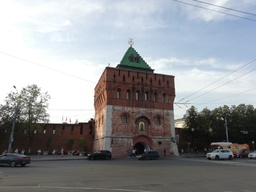
#> input picture 2021/2/inp.jpg, 256 x 192 px, shrunk from 4160 x 3120 before the run
$ python 1.py
#> lines starting #> are read from the running program, lines starting #| are printed output that depends on the picture; after the words box and inside, x2 and y2 are one past the last pixel; in counts of white or black regions, pixels touching at a corner belong together
### utils.py
import cv2


def resize(img, scale_percent=30):
    width = int(img.shape[1] * scale_percent / 100)
    height = int(img.shape[0] * scale_percent / 100)
    dim = (width, height)
    # resize image
    return cv2.resize(img, dim, interpolation=cv2.INTER_AREA)

### 2021/2/1.py
import cv2
import numpy as np
from utils import resize


def sigma(x):
    return 1 / (1 + np.exp(-x))


def adaptive_conv(integral, y_equalize, dst, k = 9):
    filtered = np.empty_like(integral)
    h, w = integral.shape
    for i in range(integral.shape[0]):
        for j in range(integral.shape[1]):
            size = int(k * sigma(1 - dst[i, j]))
            if not size:
                filtered[i, j] = y_equalize[i, j]
                continue
            x0, y0 = max(i - size, 0), max(j - size, 0)
            x1, y1 = min(i + size, h - 1), min(j + size, w - 1)
            filtered[i, j] = integral[x0, y0] + integral[x1, y1] \
                             - integral[x1, y0] - integral[x0, y1]
            filtered[i, j] /= (2 * size) ** 2
            filtered[i, j] = min(filtered[i, j], 255)
    return filtered.astype(np.uint8)


def task(input_path):
#> called with input_path = 'inp.jpg'
    img = cv2.imread(input_path)
#> img is the input picture: shape (192, 256, 3); mean B, G, R 150.4, 147.8, 145.8
    print("Computing... Please wait calmly about two minutes..")
    #cv2.imshow("Original image. Computing... Please wait...", resize(img, 30))
    img = cv2.cvtColor(img, cv2.COLOR_BGR2YUV)
#> img: shape (192, 256, 3); mean of channels 0, 1, 2 147.5, 129.5, 126.5
    y = cv2.cvtColor(cv2.merge([img[:, :, 0]]*3), cv2.COLOR_BGR2GRAY)
    #cv2.imshow("Y", resize(y, 20))
    #cv2.waitKey()
    y_equalize = cv2.equalizeHist(y)
    #cv2.imshow("Equalized", resize(y_equalize, 20))
    #cv2.waitKey()
    Canny = cv2.Canny(y_equalize, 100, 200)
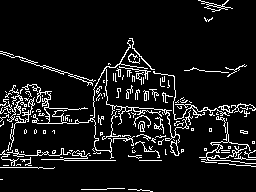
#> Canny: shape (192, 256); 8.8% white in thin lines or dots
    #cv2.imshow("Canny", resize(Canny, 20))
    #cv2.waitKey()
    # Find corners
    dst = cv2.cornerHarris(Canny, 5, 3, 4e-3)
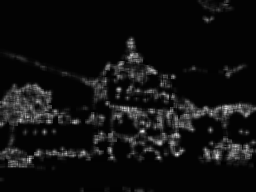
#> dst: shape (192, 256) float32; min -0.00144, max 0.0998, mean 0.00552; drawn with min black and max white
    # Normalizing
    dst_norm = np.empty(dst.shape, dtype=np.float32)
    cv2.normalize(dst, dst_norm, alpha=0, beta=255, norm_type=cv2.NORM_MINMAX)
    thresh = int(np.quantile(dst_norm, 1 - 250/np.dot(*dst_norm.shape)))
#> thresh = 141

    # Drawing a circle around corners
    for i in range(dst_norm.shape[0]):
        for j in range(dst_norm.shape[1]):
            if int(dst_norm[i, j]) > thresh:
                cv2.circle(Canny, (j, i), 10, 255, -1)
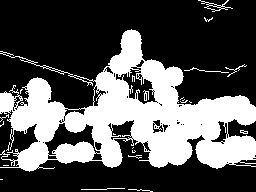
#> Canny: shape (192, 256); 34% white; 24 white regions (16 under 20 px), largest, box (x1, y1, x2, y2) and area: (0, 29, 256, 172) 16264, (198, 0, 233, 12) 96, (184, 67, 229, 73) 47
    #cv2.imshow('Corners', resize(Canny, 20))
    #cv2.waitKey()
    thresh = cv2.threshold(Canny, 20, 255, cv2.THRESH_BINARY)[1]
    thresh = cv2.dilate(thresh, cv2.getStructuringElement(cv2.MORPH_ELLIPSE, (3, 3)))
#> thresh: shape (192, 256); 41.1% white; 6 white regions (1 under 20 px), largest, box (x1, y1, x2, y2) and area: (0, 28, 256, 173) 19683, (197, 0, 234, 13) 242, (80, 187, 126, 191) 134, (127, 188, 154, 192) 74, (203, 16, 214, 23) 42
    #cv2.imshow("Thresh + dilate", resize(thresh, 20))
    #cv2.waitKey()
    dst = cv2.distanceTransform(thresh, cv2.DIST_L2, 3)
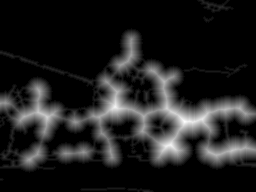
#> dst: shape (192, 256) float32; min 0, max 19.26, mean 2.39; drawn with min black and max white
    cv2.normalize(dst, dst, 0, 1.0, cv2.NORM_MINMAX)
    #cv2.imshow("Distance map", resize(dst, 20))
    #cv2.waitKey()
    integral = cv2.integral(y_equalize)[1:, 1:]
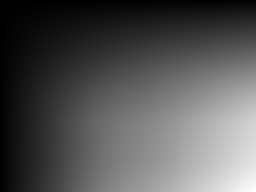
#> integral: shape (192, 256) int32; min 255, max 6345402, mean 2121523.1; drawn with min black and max white
    # Filtering
    filtered = adaptive_conv(integral, y_equalize, dst)
#> after the loop in adaptive_conv, `for i in range(integral.shape[0]):`:
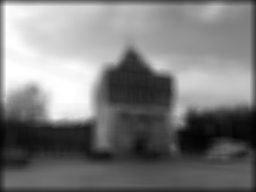
#> filtered: shape (192, 256) int32; min 2, max 255, mean 123.9
    #cv2.imshow("Filtered: ", resize(filtered, 30))
    #cv2.waitKey()
    img[:, :, 0] = filtered
#> img: shape (192, 256, 3); mean of channels 0, 1, 2 123.9, 129.5, 126.5
    img = cv2.cvtColor(img, cv2.COLOR_YUV2BGR)
    print("Complete")
    cv2.imshow("Result", resize(img, 20))
#> in resize, `return cv2.resize(img, dim, interpolation=cv2.INTER_AREA)`:
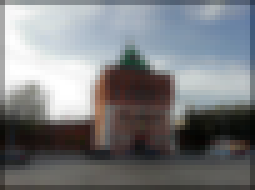
#> returned value: shape (38, 51, 3) (shown 5 times larger); mean of channels 0, 1, 2 126.8, 124.1, 122.1; drawn as B, G, R
    cv2.waitKey()
    cv2.imwrite("out.jpg", img)
    pass


if __name__ == '__main__':
    task("inp.jpg")
